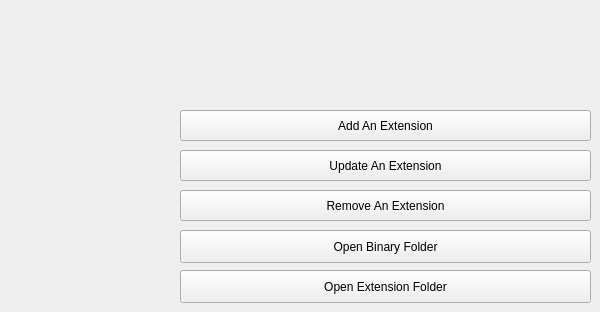
        <widget class="QWidget" name="tabWidgetConfigureExtensions">
         <attribute name="title">
          <string>Extensions</string>
         </attribute>
         <widget class="QPushButton" name="pbConfigureRemoveAPlugin">
          <property name="geometry">
           <rect>
            <x>180</x>
            <y>190</y>
            <width>411</width>
            <height>31</height>
           </rect>
          </property>
          <property name="text">
           <string>Remove An Extension</string>
          </property>
         </widget>
         <widget class="QPushButton" name="pbConfigureDownload">
          <property name="geometry">
           <rect>
            <x>180</x>
            <y>150</y>
            <width>411</width>
            <height>31</height>
           </rect>
          </property>
          <property name="text">
           <string>Update An Extension</string>
          </property>
         </widget>
         <widget class="QPushButton" name="pbConfigureAddAPlugin">
          <property name="geometry">
           <rect>
            <x>180</x>
            <y>110</y>
            <width>411</width>
            <height>31</height>
           </rect>
          </property>
          <property name="text">
           <string>Add An Extension</string>
          </property>
         </widget>
         <widget class="QPushButton" name="pbOpenBinFolder">
          <property name="geometry">
           <rect>
            <x>180</x>
            <y>230</y>
            <width>411</width>
            <height>33</height>
           </rect>
          </property>
          <property name="toolTip">
           <string
                                            >A Button To Open A Folder Where Extension's Binaries Are Stored</string>
          </property>
          <property name="text">
           <string>Open Binary Folder</string>
          </property>
         </widget>
         <widget class="QPushButton" name="pbOpenExtensionFolder">
          <property name="geometry">
           <rect>
            <x>180</x>
            <y>270</y>
            <width>411</width>
            <height>33</height>
           </rect>
          </property>
          <property name="toolTip">
           <string
                                            >A Button To Open A Folder Where Extension's Binaries Are Stored</string>
          </property>
          <property name="text">
           <string>Open Extension Folder</string>
          </property>
         </widget>
        </widget>
